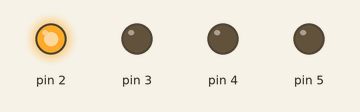
Recording of a sketch running on a simulated Arduino Uno, built with avr-gcc and run on an emulated ATmega328P. Shown: output pins drawn as LEDs (lit = HIGH).

Above: at 0.05 s.
At 0.38 s:
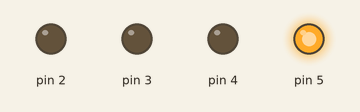
At 1.48 s:
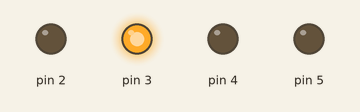
At 2.91 s:
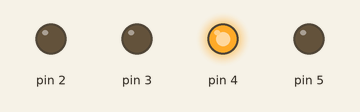
Timing chart, 0 to 3.2 s (numbered marks = the images above):
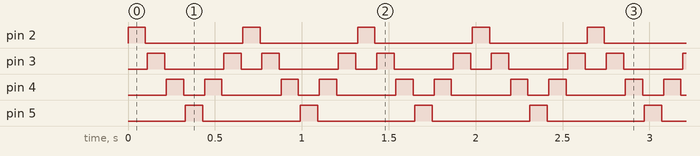

Measured:
- by itself, pin 2, pin 5: alternates HIGH for 0.10 s and LOW for 0.56 s
- by itself, pin 3: repeats every 0.66 s: LOW 0.34 s, HIGH 0.10 s, LOW 0.12 s, HIGH 0.10 s
- by itself, pin 4: repeats every 0.66 s: LOW 0.12 s, HIGH 0.10 s, LOW 0.34 s, HIGH 0.10 s

The sketch:

CylonFunc.ino
```cpp
/*
 Blink sketch modified to be a Cylon back-and-forth red eye
 Modified to use functions
*/

void blinkit(int pin){
  //blinks an LED
  digitalWrite(pin,HIGH);
  delay(100);
  digitalWrite(pin,LOW);
  delay(10);
}

void setup() {
  pinMode(2, OUTPUT);
  pinMode(3, OUTPUT);
  pinMode(4, OUTPUT);
  pinMode(5, OUTPUT);
}

void loop() {
  blinkit(2);
  blinkit(3);
  blinkit(4);
  blinkit(5);
  blinkit(4);
  blinkit(3);

}
```
